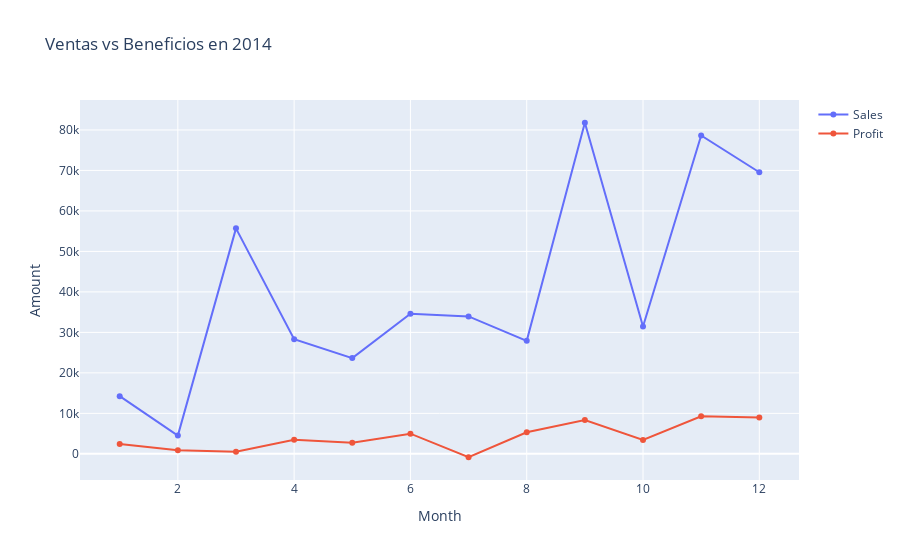

Notebook source saved alongside this figure:
### Code cell
trace1 = {"type": "scatter",
         "mode": "markers+lines",
         "x": df2014_bymonth["Month"].tolist(),
         "y": df2014_bymonth["Sales"].tolist(),
         "name": "Sales"}

trace2 = {"type": "scatter",
         "mode": "markers+lines",
         "x": df2014_bymonth["Month"].tolist(),
         "y": df2014_bymonth["Profit"].tolist(),
         "name": "Profit"}

layout = {"title":"Ventas vs Beneficios en 2014", "xaxis":{"title": "Month"}, "yaxis":{"title": "Amount"}}

fig = {"data": [trace1, trace2], "layout": layout}

iplot(fig)

### Figure 1 — Plotly figure (JSON) as saved in the notebook; plotly's stock layout.template omitted (floating-point values rounded to 4 significant figures)
{"data": [{"mode": "markers+lines", "name": "Sales", "type": "scatter", "x": [1, 2, 3, 4, 5, 6, 7, 8, 9, 10, 11, 12], "y": [14240.0, 4520.0, 55690.0, 28300.0, 23650.0, 34600.0, 33950.0, 27910.0, 81780.0, 31450.0, 78630.0, 69550.0]}, {"mode": "markers+lines", "name": "Profit", "type": "scatter", "x": [1, 2, 3, 4, 5, 6, 7, 8, 9, 10, 11, 12], "y": [2450.0, 862.3, 498.7, 3489.0, 2739.0, 4977.0, -841.5, 5318.0, 8328.0, 3448.0, 9292.0, 8984.0]}], "layout": {"title": {"text": "Ventas vs Beneficios en 2014"}, "xaxis": {"title": {"text": "Month"}}, "yaxis": {"title": {"text": "Amount"}}}}
